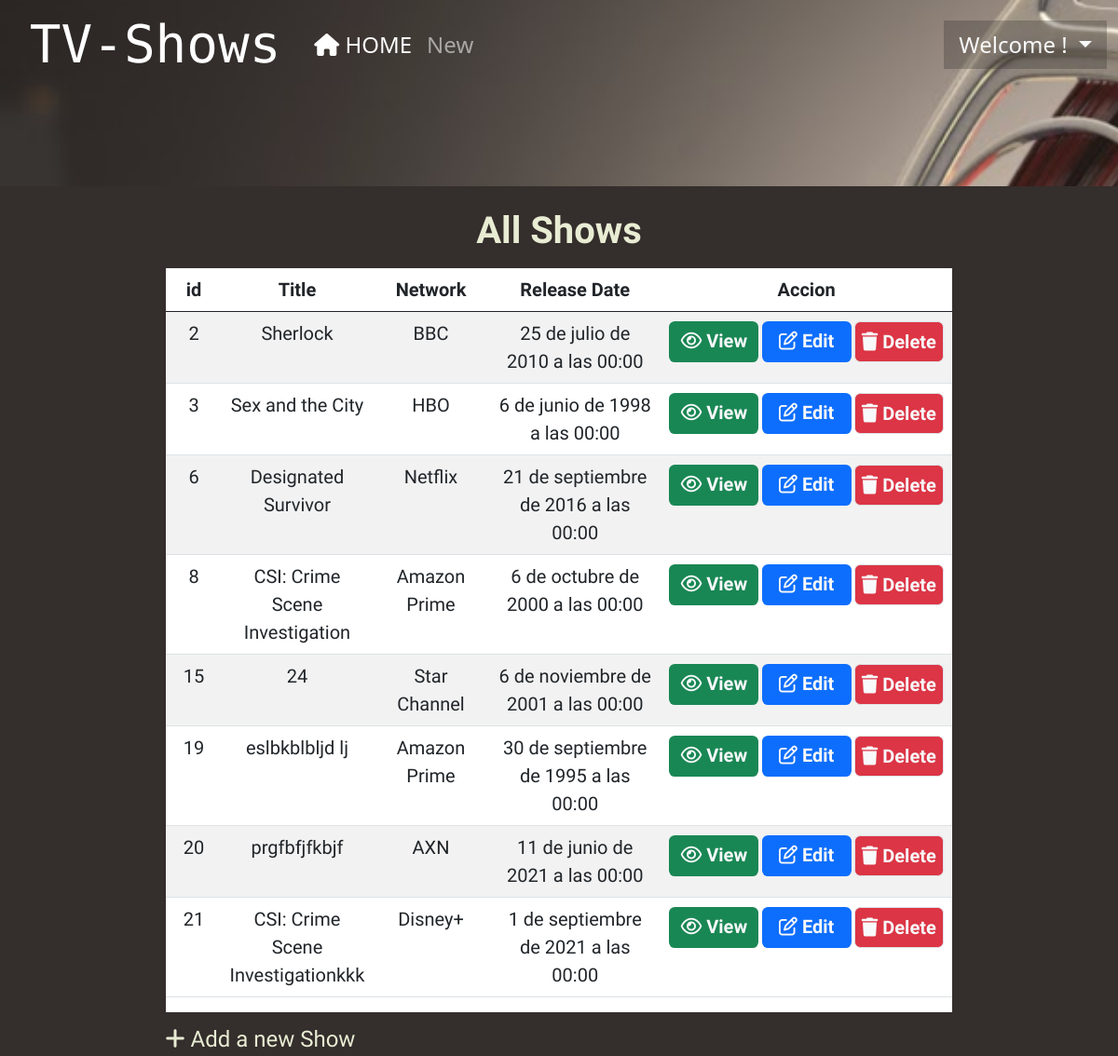
The page /shows/ (signed in) on the database as committed earlier.
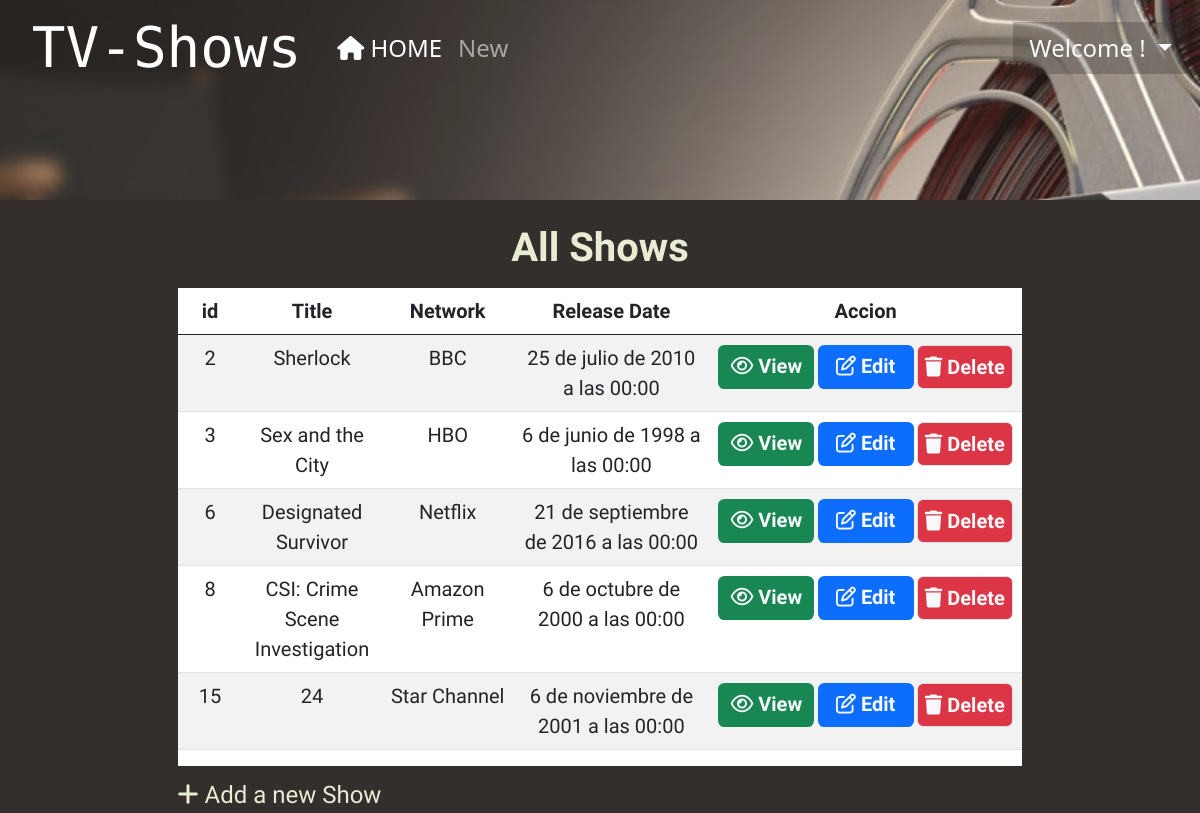
The same page on the database as committed later.
### crud/models.py (models this page shows, shortened)
class Show(models.Model):
  title = models.CharField(max_length=255)
  network = models.ForeignKey(Network, related_name="network", on_delete = models.CASCADE)
  release_date = models.DateTimeField()
  img_show = models.URLField(default='https://www.pngkey.com/png/full/331-3315307_our-insert-name-here-meme.png')
  description = models.TextField()
  created_at = models.DateTimeField(auto_now_add=True)
  updated_at = models.DateTimeField(auto_now=True)
  objects=ShowManager()

class Network(models.Model):
  name = models.CharField(max_length=255)
  created_at = models.DateTimeField(auto_now_add=True)
  updated_at = models.DateTimeField(auto_now=True)

### crud/decorator.py (the view)
  def wrapper(request, *args, **kwargs):
    if 'user' not in request.session:
      messages.error(request,'Please, sign in or register')
      return redirect ('/register')
    log_rq = func(request, *args, **kwargs)
    return log_rq

### crud/decorator.py (called while the page is built)
def login_rq(func):
  def wrapper(request, *args, **kwargs):
    if 'user' not in request.session:
      messages.error(request,'Please, sign in or register')
      return redirect ('/register')
    log_rq = func(request, *args, **kwargs)
    return log_rq
  return wrapper

### crud/views.py (called while the page is built)
@login_rq
def shows(request):
  tvshows = Show.objects.all()
  networks = Network.objects.all()
  context = {
    "tvshows": tvshows,
    "networks": networks,
    }
  return render(request, "index.html", context)

### crud/templates/index.html (shortened to what this page needs)
{% extends "base.html" %}
{% block estilo %}
  {% load static %}
{% endblock %}
{%block titulo%}All Shows{%endblock%}
{%block content%}
<div class="table-responsive" id="tabla">
  <table class="table table-striped fs-5 text-dark py-2 px-2 text-center">
    <thead>
      <tr class="fw-bolder">
        <th class="col-1" scope="col">id</th>
        <th class="col-2" scope="col">Title</th>
        <th class="col-2" scope="col">Network</th>
        <th class="col-3" scope="col">Release Date</th>
        <th class="col-4" scope="col">Accion</th>
      </tr>
    </thead>
    <tbody>
      {% for show in tvshows %}
      <tr>
        <td scope="row">{{show.id}}</td>
        <td>{{show.title}}</td>
        <td>{{show.network.name}}</td>
        <td>{{show.release_date}}</td>
        <td>
          <form method="POST" action="eliminar/{{postre.id}}">
            <div class="btn-group">
              <a class="bg-success text-light" id="icon" href="{{show.id}}"><i class="far fa-eye 9x"  > </i> View</a>
              <a class="bg-primary text-light" href="{{show.id}}/edit"id="icon"><i class="far fa-edit 9x" > </i> Edit</a>
              <a type="button" data-href="/{{show.id}}/destroy" data-bs-toggle="modal" class="btn-default border bg-danger text-light" id="delete" data-bs-target="#delete_btn"><i class="fas fa-trash 9x"></i> Delete</a>
            </div>
          </form>
        </td>
      </tr>
      {% endfor %}
    </tbody>
  </table>
</div>
<div class="foot fs-4">
  <a href="/shows/create">
    <i class="fas fa-plus"></i> Add a new Show
  </a>
</div>
{%endblock%}

Rows that differ between the two databases and show on the page:
removed Show: id "19", title "eslbkblbljd lj", network.name "Amazon Prime", release_date "30 de septiembre de 1995 a las 00:00"
removed Show: id "20", title "prgfbfjfkbjf", network.name "AXN", release_date "11 de junio de 2021 a las 00:00"
removed Show: id "21", title "CSI: Crime Scene Investigationkkk", network.name "Disney+", release_date "1 de septiembre de 2021 a las 00:00"
